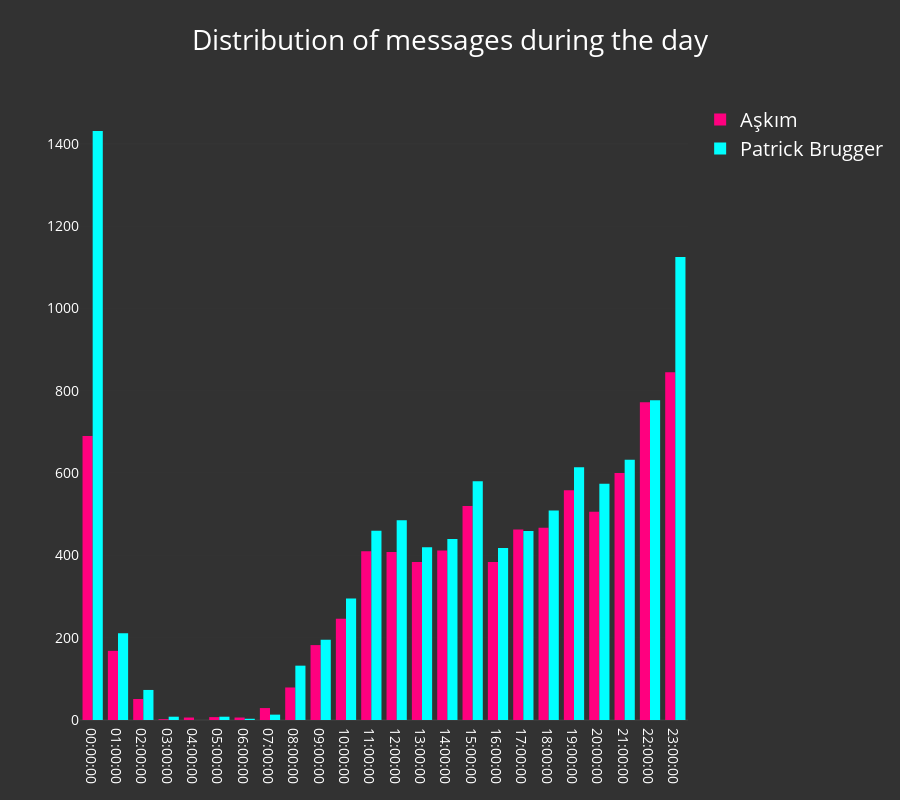

The notebook cell this image was saved under:
### Code cell
iplot(wa.plot_intraday_active_time(nb_mode=True))

### Figure 1 — Plotly figure (JSON) as saved in the notebook; plotly's stock layout.template omitted (floating-point values rounded to 4 significant figures; data arrays with more than 128 entries replaced by an {"elided": "..."} marker saying what was removed)
{"data": [{"marker": {"color": "rgba(255, 0, 127, 1)"}, "name": "Aşkım", "type": "histogram", "uid": "b8d0b725-d8f4-41c4-9e6c-3a457ff50ad7", "x": {"elided": "8195 str values"}}, {"marker": {"color": "rgba(0, 255, 255, 1)"}, "name": "Patrick Brugger", "type": "histogram", "uid": "1213ac31-dcc5-4d69-b680-9476e466957c", "x": {"elided": "9862 str values"}}], "layout": {"font": {"color": "white", "size": 20}, "height": 800, "paper_bgcolor": "rgba(50, 50, 50, 1)", "plot_bgcolor": "rgba(50, 50, 50, 1)", "title": "Distribution of messages during the day", "xaxis": {"automargin": true, "showticklabels": true, "tickfont": {"color": "white", "size": 14}, "titlefont": {"color": "white", "size": 18}}, "yaxis": {"automargin": true, "showticklabels": true, "tickfont": {"color": "white", "size": 14}, "titlefont": {"color": "white", "size": 18}}}}
